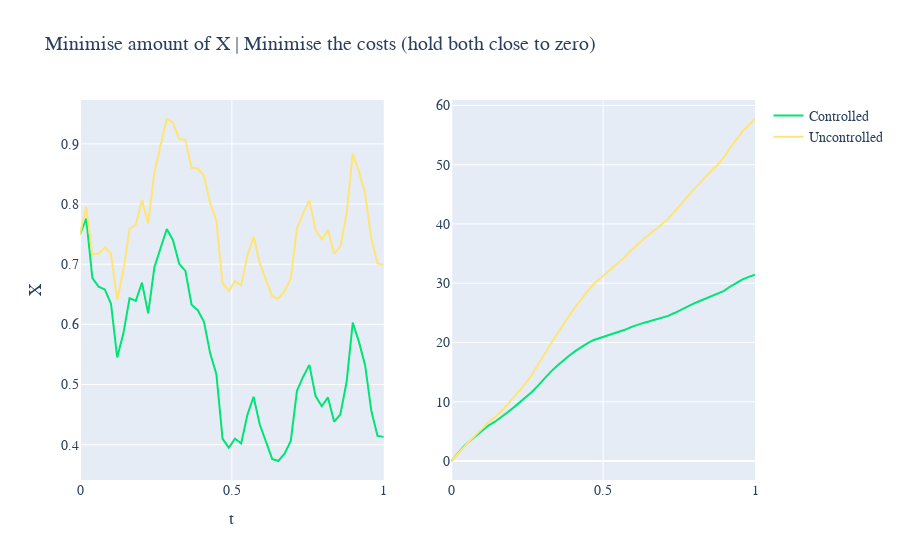

Source (notebook cell):
### Code cell
n = 50
c_xs = np.zeros(n)
c_xs[0] = 0.75
uc_xs = np.zeros(n)
uc_xs[0] = c_xs[0]
dt = 1/n
ts = [t for t in np.linspace(0, 1, n)]
c_cum_cost = np.zeros(n)
uc_cum_cost = np.zeros(n)
for i in range(n-1):
    dW = np.sqrt(dt)*np.random.randn()
    c = solver.u(c_xs[i], i*dt).item()
    uc = 0
    c_xs[i+1] = c_xs[i] + (eq.H(c_xs[i], i*dt) + M*c)*dt + sigma*dW
    uc_xs[i+1] = uc_xs[i] + (eq.H(uc_xs[i], i*dt) + M*uc)*dt + sigma*dW
    c_cum_cost[i+1] = c_cum_cost[i] + eq.C(c_xs[i]) + eq.D*c**2
    uc_cum_cost[i+1] = uc_cum_cost[i] + eq.C(uc_xs[i]) + eq.D*uc**2

c_cum_cost[-1] += eq.terminal_condition(c_xs[-1])
uc_cum_cost[-1] += eq.terminal_condition(uc_xs[-1])
    
fig = make_subplots(rows=1, cols=2)
fig.add_trace(go.Scatter(x=ts, y=c_xs, mode='lines', name="Controlled", line=dict(color="#00e476")), row=1, col=1)
fig.add_trace(go.Scatter(x=ts, y=uc_xs, mode='lines', name="Uncontrolled", line=dict(color="#FFe476")), row=1, col=1)
fig.add_trace(go.Scatter(x=ts, y=c_cum_cost, mode='lines', showlegend=False, line=dict(color="#00e476")), row=1, col=2)
fig.add_trace(go.Scatter(x=ts, y=uc_cum_cost, mode='lines', showlegend=False, line=dict(color="#FFe476")), row=1, col=2)
fig.update_layout(
    title="Minimise amount of X | Minimise the costs (hold both close to zero)",
    xaxis_title="t",
    yaxis_title="X",
    font=dict(
        family="Courier New, monospace",
        size=14
    )
)
fig.show()
